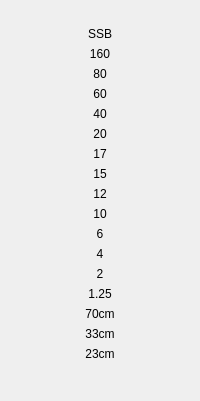
         <widget class="QFrame" name="Band_Mode_Frame_SSB">
          <property name="minimumSize">
           <size>
            <width>40</width>
            <height>0</height>
           </size>
          </property>
          <property name="frameShape">
           <enum>QFrame::Shape::NoFrame</enum>
          </property>
          <property name="frameShadow">
           <enum>QFrame::Shadow::Raised</enum>
          </property>
          <layout class="QVBoxLayout" name="verticalLayout_4">
           <property name="leftMargin">
            <number>0</number>
           </property>
           <property name="topMargin">
            <number>27</number>
           </property>
           <property name="rightMargin">
            <number>0</number>
           </property>
           <property name="bottomMargin">
            <number>0</number>
           </property>
           <item>
            <widget class="QLabel" name="mode_ssb">
             <property name="text">
              <string>SSB</string>
             </property>
             <property name="alignment">
              <set>Qt::AlignCenter</set>
             </property>
            </widget>
           </item>
           <item>
            <widget class="QLabel" name="ssb_band_160">
             <property name="text">
              <string>160</string>
             </property>
             <property name="alignment">
              <set>Qt::AlignCenter</set>
             </property>
            </widget>
           </item>
           <item>
            <widget class="QLabel" name="ssb_band_80">
             <property name="text">
              <string>80</string>
             </property>
             <property name="alignment">
              <set>Qt::AlignCenter</set>
             </property>
            </widget>
           </item>
           <item>
            <widget class="QLabel" name="ssb_band_60">
             <property name="text">
              <string>60</string>
             </property>
             <property name="alignment">
              <set>Qt::AlignCenter</set>
             </property>
            </widget>
           </item>
           <item>
            <widget class="QLabel" name="ssb_band_40">
             <property name="text">
              <string>40</string>
             </property>
             <property name="alignment">
              <set>Qt::AlignCenter</set>
             </property>
            </widget>
           </item>
           <item>
            <widget class="QLabel" name="ssb_band_20">
             <property name="text">
              <string>20</string>
             </property>
             <property name="alignment">
              <set>Qt::AlignCenter</set>
             </property>
            </widget>
           </item>
           <item>
            <widget class="QLabel" name="ssb_band_17">
             <property name="text">
              <string>17</string>
             </property>
             <property name="alignment">
              <set>Qt::AlignCenter</set>
             </property>
            </widget>
           </item>
           <item>
            <widget class="QLabel" name="ssb_band_15">
             <property name="text">
              <string>15</string>
             </property>
             <property name="alignment">
              <set>Qt::AlignCenter</set>
             </property>
            </widget>
           </item>
           <item>
            <widget class="QLabel" name="ssb_band_12">
             <property name="text">
              <string>12</string>
             </property>
             <property name="alignment">
              <set>Qt::AlignCenter</set>
             </property>
            </widget>
           </item>
           <item>
            <widget class="QLabel" name="ssb_band_10">
             <property name="text">
              <string>10</string>
             </property>
             <property name="alignment">
              <set>Qt::AlignCenter</set>
             </property>
            </widget>
           </item>
           <item>
            <widget class="QLabel" name="ssb_band_6">
             <property name="text">
              <string>6</string>
             </property>
             <property name="alignment">
              <set>Qt::AlignCenter</set>
             </property>
            </widget>
           </item>
           <item>
            <widget class="QLabel" name="ssb_band_4">
             <property name="text">
              <string>4</string>
             </property>
             <property name="alignment">
              <set>Qt::AlignCenter</set>
             </property>
            </widget>
           </item>
           <item>
            <widget class="QLabel" name="ssb_band_2">
             <property name="text">
              <string>2</string>
             </property>
             <property name="alignment">
              <set>Qt::AlignCenter</set>
             </property>
            </widget>
           </item>
           <item>
            <widget class="QLabel" name="ssb_band_125">
             <property name="text">
              <string>1.25</string>
             </property>
             <property name="alignment">
              <set>Qt::AlignCenter</set>
             </property>
            </widget>
           </item>
           <item>
            <widget class="QLabel" name="ssb_band_70cm">
             <property name="text">
              <string>70cm</string>
             </property>
             <property name="alignment">
              <set>Qt::AlignCenter</set>
             </property>
            </widget>
           </item>
           <item>
            <widget class="QLabel" name="ssb_band_33cm">
             <property name="text">
              <string>33cm</string>
             </property>
             <property name="alignment">
              <set>Qt::AlignCenter</set>
             </property>
            </widget>
           </item>
           <item>
            <widget class="QLabel" name="ssb_band_23cm">
             <property name="text">
              <string>23cm</string>
             </property>
             <property name="alignment">
              <set>Qt::AlignCenter</set>
             </property>
            </widget>
           </item>
           <item>
            <spacer name="verticalSpacer_2">
             <property name="orientation">
              <enum>Qt::Vertical</enum>
             </property>
             <property name="sizeHint" stdset="0">
              <size>
               <width>20</width>
               <height>40</height>
              </size>
             </property>
            </spacer>
           </item>
          </layout>
         </widget>
